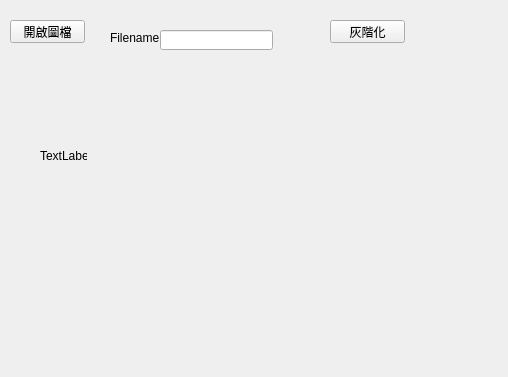
<?xml version="1.0" encoding="UTF-8"?>
<ui version="4.0">
 <class>Widget</class>
 <widget class="QWidget" name="Widget">
  <property name="geometry">
   <rect>
    <x>0</x>
    <y>0</y>
    <width>508</width>
    <height>377</height>
   </rect>
  </property>
  <property name="windowTitle">
   <string>Widget</string>
  </property>
  <widget class="QPushButton" name="pushButton">
   <property name="geometry">
    <rect>
     <x>10</x>
     <y>20</y>
     <width>75</width>
     <height>23</height>
    </rect>
   </property>
   <property name="text">
    <string>開啟圖檔</string>
   </property>
  </widget>
  <widget class="QLabel" name="label">
   <property name="geometry">
    <rect>
     <x>40</x>
     <y>150</y>
     <width>47</width>
     <height>12</height>
    </rect>
   </property>
   <property name="text">
    <string>TextLabel</string>
   </property>
  </widget>
  <widget class="QPushButton" name="pushButton_2">
   <property name="geometry">
    <rect>
     <x>330</x>
     <y>20</y>
     <width>75</width>
     <height>23</height>
    </rect>
   </property>
   <property name="text">
    <string>灰階化</string>
   </property>
  </widget>
  <widget class="QLabel" name="label_2">
   <property name="geometry">
    <rect>
     <x>110</x>
     <y>30</y>
     <width>51</width>
     <height>16</height>
    </rect>
   </property>
   <property name="text">
    <string>Filename:</string>
   </property>
  </widget>
  <widget class="QLabel" name="label_3">
   <property name="geometry">
    <rect>
     <x>260</x>
     <y>270</y>
     <width>47</width>
     <height>12</height>
    </rect>
   </property>
   <property name="frameShape">
    <enum>QFrame::NoFrame</enum>
   </property>
   <property name="text">
    <string/>
   </property>
  </widget>
  <widget class="QLineEdit" name="lineEdit">
   <property name="geometry">
    <rect>
     <x>160</x>
     <y>30</y>
     <width>113</width>
     <height>20</height>
    </rect>
   </property>
  </widget>
 </widget>
 <layoutdefault spacing="6" margin="11"/>
 <resources/>
 <connections/>
</ui>
